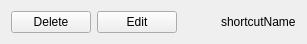
<?xml version="1.0" encoding="UTF-8"?>
<ui version="4.0">
 <class>ShortcutWidget</class>
 <widget class="QWidget" name="ShortcutWidget">
  <property name="geometry">
   <rect>
    <x>0</x>
    <y>0</y>
    <width>300</width>
    <height>41</height>
   </rect>
  </property>
  <property name="windowTitle">
   <string>Form</string>
  </property>
  <layout class="QHBoxLayout" name="horizontalLayout">
   <property name="sizeConstraint">
    <enum>QLayout::SetFixedSize</enum>
   </property>
   <item>
    <widget class="QPushButton" name="deleteButton">
     <property name="sizePolicy">
      <sizepolicy hsizetype="Fixed" vsizetype="Fixed">
       <horstretch>0</horstretch>
       <verstretch>0</verstretch>
      </sizepolicy>
     </property>
     <property name="text">
      <string>Delete</string>
     </property>
    </widget>
   </item>
   <item>
    <widget class="QPushButton" name="editButton">
     <property name="sizePolicy">
      <sizepolicy hsizetype="Fixed" vsizetype="Fixed">
       <horstretch>0</horstretch>
       <verstretch>0</verstretch>
      </sizepolicy>
     </property>
     <property name="text">
      <string>Edit</string>
     </property>
    </widget>
   </item>
   <item>
    <widget class="QLabel" name="shortcutIcon">
     <property name="sizePolicy">
      <sizepolicy hsizetype="Fixed" vsizetype="Fixed">
       <horstretch>0</horstretch>
       <verstretch>0</verstretch>
      </sizepolicy>
     </property>
     <property name="styleSheet">
      <string notr="true">margin-left:25px</string>
     </property>
     <property name="text">
      <string/>
     </property>
     <property name="pixmap">
      <pixmap resource="../resources.qrc">:/plugins/shortcut_manager/icons/default-shortcut-desk.png</pixmap>
     </property>
    </widget>
   </item>
   <item>
    <widget class="QLabel" name="shortcutName">
     <property name="sizePolicy">
      <sizepolicy hsizetype="Preferred" vsizetype="Fixed">
       <horstretch>0</horstretch>
       <verstretch>0</verstretch>
      </sizepolicy>
     </property>
     <property name="text">
      <string>shortcutName</string>
     </property>
    </widget>
   </item>
  </layout>
 </widget>
 <resources>
 </resources>
 <connections/>
</ui>
